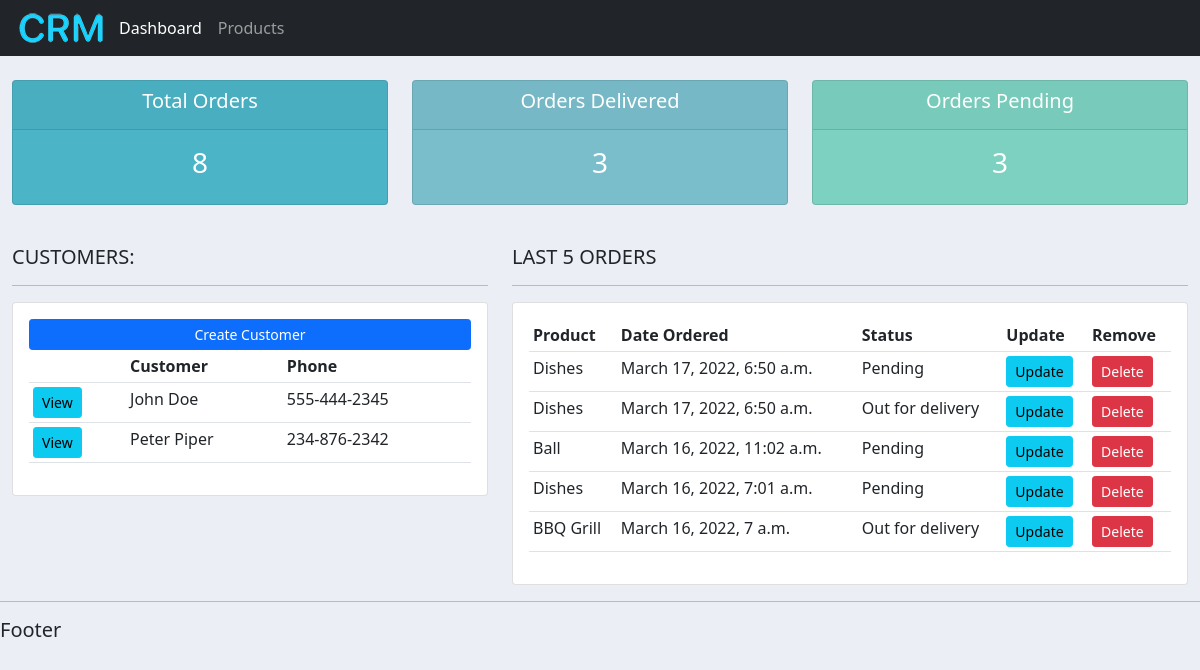
The page / on the database its author committed.
### accounts/models.py (models this page shows, shortened)
class Customer(models.Model):
    name = models.CharField(max_length=200, null=True)
    phone = models.CharField(max_length=200, null=True)
    email = models.CharField(max_length=200, null=True)
    date_created = models.DateTimeField(auto_now_add=True, null=True)

class Order(models.Model):
    STATUS = (
        ('Pending', 'Pending'),
        ('Out for delivery', 'Out for delivery'),
        ('Delivered', 'Delivered'),
    )
    customer = models.ForeignKey(Customer, null=True, on_delete=models.SET_NULL)
    product = models.ForeignKey(Product, null=True, on_delete=models.SET_NULL)
    date_created = models.DateTimeField(auto_now_add=True, null=True)
    status = models.CharField(max_length=200, null=True, choices=STATUS)
    note = models.CharField(max_length=1000, null=True)

class Product(models.Model):
    CATEGORY = (
        ('Indoor', 'Indoor'),
        ('Out Door', 'Out Door'),
    )
    name = models.CharField(max_length=200, null=True)
    price = models.FloatField(null=True)
    category = models.CharField(max_length=200, null=True, choices=CATEGORY)
    description = models.CharField(max_length=200, null=True, blank=True)
    date_created = models.DateTimeField(auto_now_add=True, null=True)
    tags = models.ManyToManyField(Tag)
    def __str__(self):
        return self.name

### accounts/views.py (the view)
# urls.py: path('', views.home, name='home'),
def home(request):
    customers = Customer.objects.all()
    orders = Order.objects.all().order_by('-date_created')
    total_customers = customers.count()
    total_orders = orders.count()
    pending = orders.filter(status='Pending').count()
    delivered = orders.filter(status='Delivered').count()
    context = {'customers': customers, 'orders': orders, 'total_customers': total_customers,
               'total_orders': total_orders, 'pending': pending, 'delivered': delivered}
    return render(request, 'accounts/dashboard.html', context)

### templates/accounts/dashboard.html
{% extends 'accounts/main.html' %}
{% block content %}
    {% include 'accounts/status.html' %}
    <br>
    <div class="row">
        <div class="col-md-5">
            <h5>CUSTOMERS:</h5>
            <hr>
            <div class="card card-body">
                <a class="btn btn-primary  btn-sm btn-block" href="">Create Customer</a>
                <table class="table table-sm">
                    <tr>
                        <th></th>
                        <th>Customer</th>
                        <th>Phone</th>
                    </tr>
                    {% for customer in customers %}
                        <tr>
                            <td><a class="btn btn-sm btn-info" href="{% url 'customer' customer.id %}">View</a></td>
                            <td>{{ customer.name }}</td>
                            <td>{{ customer.phone }}</td>
                        </tr>
                    {% endfor %}
                </table>
            </div>
        </div>
        <div class="col-md-7">
            <h5>LAST 5 ORDERS</h5>
            <hr>
            <div class="card card-body">
                <table class="table table-sm">
                    <tr>
                        <th>Product</th>
                        <th>Date Ordered</th>
                        <th>Status</th>
                        <th>Update</th>
                        <th>Remove</th>
                    </tr>
                    {% for order in orders|slice:':5' %}
                        <tr>
                            <td>{{ order.product }}</td>
                            <td>{{ order.date_created }}</td>
                            <td>{{ order.status }}</td>
                            <td><a class="btn btn-sm btn-info" href="{% url 'update_order' order.id %}">Update</a></td>
                            <td><a class="btn btn-sm btn-danger" href="{% url 'delete_order' order.id %}">Delete</a></td>
                        </tr>
                    {% endfor %}
                </table>
            </div>
        </div>
    </div>
{% endblock %}

### static/css/main.css (style rules this page uses)
body { background-color: #ebeff5; }
a:link { text-decoration: none; }

### rows shown on the page
Customer: name "John Doe", phone "555-444-2345"
Customer: name "Peter Piper", phone "234-876-2342"
Order: product "Dishes", date_created "March 17, 2022, 6:50 a.m.", status "Pending"
Order: product "Dishes", date_created "March 17, 2022, 6:50 a.m.", status "Out for delivery"
Order: product "Ball", date_created "March 16, 2022, 11:02 a.m.", status "Pending"
Order: product "Dishes", date_created "March 16, 2022, 7:01 a.m.", status "Pending"
Order: product "BBQ Grill", date_created "March 16, 2022, 7 a.m.", status "Out for delivery"

### other values the page prints
{{ total_orders }} "8"
{{ delivered }} "3"
{{ pending }} "3"
